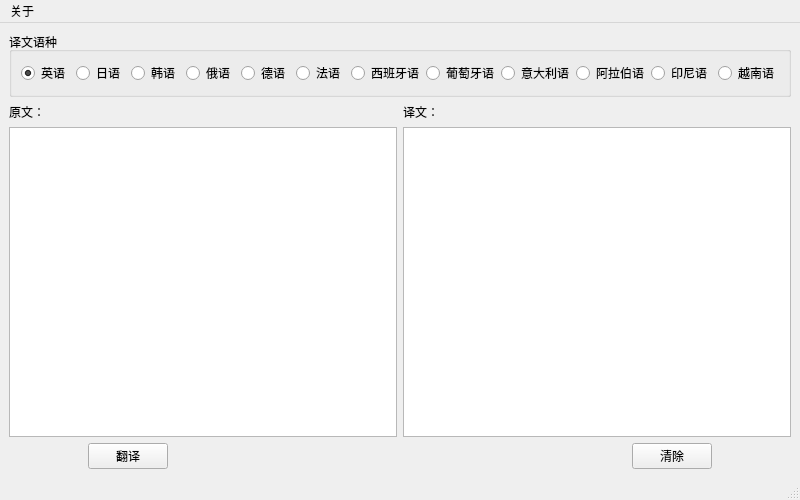
<?xml version="1.0" encoding="UTF-8"?>
<ui version="4.0">
 <class>MainWindow</class>
 <widget class="QMainWindow" name="MainWindow">
  <property name="enabled">
   <bool>true</bool>
  </property>
  <property name="geometry">
   <rect>
    <x>0</x>
    <y>0</y>
    <width>800</width>
    <height>500</height>
   </rect>
  </property>
  <property name="minimumSize">
   <size>
    <width>800</width>
    <height>500</height>
   </size>
  </property>
  <property name="windowTitle">
   <string>Translater</string>
  </property>
  <property name="windowIcon">
   <iconset resource="main_ico.qrc">
    <normaloff>:/newPrefix/resources/translate.ico</normaloff>:/newPrefix/resources/translate.ico</iconset>
  </property>
  <widget class="QWidget" name="centralwidget">
   <layout class="QGridLayout" name="gridLayout_2">
    <item row="0" column="0" colspan="2">
     <widget class="QGroupBox" name="groupBox">
      <property name="statusTip">
       <string>选择与中文相对的语种</string>
      </property>
      <property name="title">
       <string>译文语种</string>
      </property>
      <layout class="QGridLayout" name="gridLayout">
       <item row="0" column="0">
        <layout class="QHBoxLayout" name="horizontalLayout_3">
         <item>
          <widget class="QRadioButton" name="radio_en">
           <property name="text">
            <string>英语</string>
           </property>
           <property name="checked">
            <bool>true</bool>
           </property>
          </widget>
         </item>
         <item>
          <widget class="QRadioButton" name="radio_ja">
           <property name="text">
            <string>日语</string>
           </property>
          </widget>
         </item>
         <item>
          <widget class="QRadioButton" name="radio_ko">
           <property name="text">
            <string>韩语</string>
           </property>
           <property name="checked">
            <bool>false</bool>
           </property>
          </widget>
         </item>
         <item>
          <widget class="QRadioButton" name="radio_ru">
           <property name="text">
            <string>俄语</string>
           </property>
          </widget>
         </item>
         <item>
          <widget class="QRadioButton" name="radio_de">
           <property name="text">
            <string>德语</string>
           </property>
          </widget>
         </item>
         <item>
          <widget class="QRadioButton" name="radio_fr">
           <property name="text">
            <string>法语</string>
           </property>
          </widget>
         </item>
         <item>
          <widget class="QRadioButton" name="radio_es">
           <property name="text">
            <string>西班牙语</string>
           </property>
          </widget>
         </item>
         <item>
          <widget class="QRadioButton" name="radio_pt">
           <property name="text">
            <string>葡萄牙语</string>
           </property>
          </widget>
         </item>
         <item>
          <widget class="QRadioButton" name="radio_it">
           <property name="text">
            <string>意大利语</string>
           </property>
          </widget>
         </item>
         <item>
          <widget class="QRadioButton" name="radio_ar">
           <property name="text">
            <string>阿拉伯语</string>
           </property>
          </widget>
         </item>
         <item>
          <widget class="QRadioButton" name="radio_id">
           <property name="text">
            <string>印尼语</string>
           </property>
          </widget>
         </item>
         <item>
          <widget class="QRadioButton" name="radio_vi">
           <property name="text">
            <string>越南语</string>
           </property>
          </widget>
         </item>
        </layout>
       </item>
      </layout>
     </widget>
    </item>
    <item row="1" column="0">
     <widget class="QLabel" name="label">
      <property name="text">
       <string>原文：</string>
      </property>
     </widget>
    </item>
    <item row="1" column="1">
     <widget class="QLabel" name="label_2">
      <property name="text">
       <string>译文：</string>
      </property>
     </widget>
    </item>
    <item row="2" column="0">
     <widget class="QTextEdit" name="con_in">
      <property name="statusTip">
       <string>在此输入需要翻译的内容，支持单词、句子，段落。</string>
      </property>
      <property name="styleSheet">
       <string notr="true">color:#000000</string>
      </property>
      <property name="acceptRichText">
       <bool>false</bool>
      </property>
     </widget>
    </item>
    <item row="2" column="1">
     <widget class="QPlainTextEdit" name="con_out">
      <property name="statusTip">
       <string>在此显示翻译结果</string>
      </property>
      <property name="styleSheet">
       <string notr="true">color:#000000</string>
      </property>
      <property name="readOnly">
       <bool>true</bool>
      </property>
     </widget>
    </item>
    <item row="3" column="0" colspan="2">
     <layout class="QHBoxLayout" name="horizontalLayout_5">
      <item>
       <layout class="QHBoxLayout" name="horizontalLayout">
        <item>
         <widget class="QLabel" name="label_3">
          <property name="minimumSize">
           <size>
            <width>40</width>
            <height>0</height>
           </size>
          </property>
          <property name="text">
           <string/>
          </property>
         </widget>
        </item>
        <item>
         <widget class="QPushButton" name="button_fy">
          <property name="text">
           <string>翻译</string>
          </property>
         </widget>
        </item>
        <item>
         <widget class="QLabel" name="label_4">
          <property name="minimumSize">
           <size>
            <width>40</width>
            <height>0</height>
           </size>
          </property>
          <property name="text">
           <string/>
          </property>
         </widget>
        </item>
       </layout>
      </item>
      <item>
       <layout class="QHBoxLayout" name="horizontalLayout_2">
        <item>
         <widget class="QLabel" name="label_6">
          <property name="minimumSize">
           <size>
            <width>60</width>
            <height>0</height>
           </size>
          </property>
          <property name="text">
           <string/>
          </property>
         </widget>
        </item>
        <item>
         <widget class="QPushButton" name="con_in_size">
          <property name="sizePolicy">
           <sizepolicy hsizetype="Minimum" vsizetype="Minimum">
            <horstretch>0</horstretch>
            <verstretch>0</verstretch>
           </sizepolicy>
          </property>
          <property name="minimumSize">
           <size>
            <width>16</width>
            <height>16</height>
           </size>
          </property>
          <property name="maximumSize">
           <size>
            <width>32</width>
            <height>32</height>
           </size>
          </property>
          <property name="statusTip">
           <string>设置原文文字大小</string>
          </property>
          <property name="styleSheet">
           <string notr="true">QPushButton{border:none;}</string>
          </property>
          <property name="icon">
           <iconset resource="main_ico.qrc">
            <normaloff>:/newPrefix/resources/font.png</normaloff>:/newPrefix/resources/font.png</iconset>
          </property>
         </widget>
        </item>
        <item>
         <widget class="QPushButton" name="con_in_color">
          <property name="sizePolicy">
           <sizepolicy hsizetype="Minimum" vsizetype="Minimum">
            <horstretch>0</horstretch>
            <verstretch>0</verstretch>
           </sizepolicy>
          </property>
          <property name="minimumSize">
           <size>
            <width>16</width>
            <height>16</height>
           </size>
          </property>
          <property name="maximumSize">
           <size>
            <width>32</width>
            <height>32</height>
           </size>
          </property>
          <property name="statusTip">
           <string>设置原文文字颜色</string>
          </property>
          <property name="styleSheet">
           <string notr="true">QPushButton{border:none;}</string>
          </property>
          <property name="icon">
           <iconset resource="main_ico.qrc">
            <normaloff>:/newPrefix/resources/color.png</normaloff>:/newPrefix/resources/color.png</iconset>
          </property>
         </widget>
        </item>
        <item>
         <widget class="QLabel" name="label_5">
          <property name="minimumSize">
           <size>
            <width>10</width>
            <height>0</height>
           </size>
          </property>
          <property name="maximumSize">
           <size>
            <width>10</width>
            <height>16777215</height>
           </size>
          </property>
          <property name="text">
           <string/>
          </property>
         </widget>
        </item>
        <item>
         <widget class="QPushButton" name="con_out_color">
          <property name="minimumSize">
           <size>
            <width>16</width>
            <height>16</height>
           </size>
          </property>
          <property name="maximumSize">
           <size>
            <width>32</width>
            <height>32</height>
           </size>
          </property>
          <property name="statusTip">
           <string>设置译文文字颜色</string>
          </property>
          <property name="styleSheet">
           <string notr="true">QPushButton{border:none;}</string>
          </property>
          <property name="icon">
           <iconset resource="main_ico.qrc">
            <normaloff>:/newPrefix/resources/color.png</normaloff>:/newPrefix/resources/color.png</iconset>
          </property>
         </widget>
        </item>
        <item>
         <widget class="QPushButton" name="con_out_size">
          <property name="minimumSize">
           <size>
            <width>16</width>
            <height>16</height>
           </size>
          </property>
          <property name="maximumSize">
           <size>
            <width>32</width>
            <height>32</height>
           </size>
          </property>
          <property name="statusTip">
           <string>设置译文文字大小</string>
          </property>
          <property name="styleSheet">
           <string notr="true">QPushButton{border:none;}</string>
          </property>
          <property name="icon">
           <iconset resource="main_ico.qrc">
            <normaloff>:/newPrefix/resources/font.png</normaloff>:/newPrefix/resources/font.png</iconset>
          </property>
         </widget>
        </item>
        <item>
         <widget class="QLabel" name="label_9">
          <property name="minimumSize">
           <size>
            <width>60</width>
            <height>0</height>
           </size>
          </property>
          <property name="text">
           <string/>
          </property>
         </widget>
        </item>
       </layout>
      </item>
      <item>
       <layout class="QHBoxLayout" name="horizontalLayout_4">
        <item>
         <widget class="QLabel" name="label_7">
          <property name="minimumSize">
           <size>
            <width>40</width>
            <height>0</height>
           </size>
          </property>
          <property name="text">
           <string/>
          </property>
         </widget>
        </item>
        <item>
         <widget class="QPushButton" name="button_clear">
          <property name="text">
           <string>清除</string>
          </property>
         </widget>
        </item>
        <item>
         <widget class="QLabel" name="label_8">
          <property name="minimumSize">
           <size>
            <width>40</width>
            <height>0</height>
           </size>
          </property>
          <property name="text">
           <string/>
          </property>
         </widget>
        </item>
       </layout>
      </item>
     </layout>
    </item>
   </layout>
  </widget>
  <widget class="QMenuBar" name="menubar">
   <property name="geometry">
    <rect>
     <x>0</x>
     <y>0</y>
     <width>800</width>
     <height>23</height>
    </rect>
   </property>
   <widget class="QMenu" name="menu">
    <property name="title">
     <string>关于</string>
    </property>
    <addaction name="actionverson"/>
    <addaction name="actionhelp"/>
    <addaction name="separator"/>
   </widget>
   <addaction name="menu"/>
  </widget>
  <widget class="QStatusBar" name="statusbar"/>
  <action name="actionverson">
   <property name="text">
    <string>版本</string>
   </property>
  </action>
  <action name="actionhelp">
   <property name="text">
    <string>帮助</string>
   </property>
  </action>
 </widget>
 <resources>
  <include location="main_ico.qrc"/>
 </resources>
 <connections/>
</ui>
